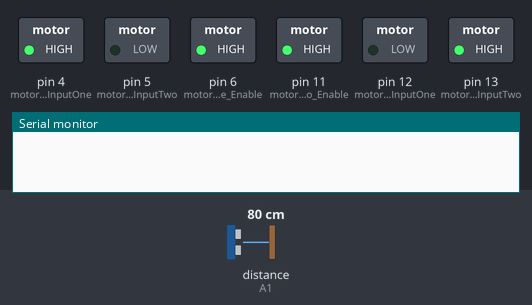
Bench run of a sketch on a simulated Arduino Uno, built with avr-gcc and run on an emulated ATmega328P. Shown: switched loads named in the sketch (green lamp = pin HIGH), the last lines printed to the serial monitor. Wiring (inferred from the names in the program): ultrasonic range finder: trigger A0; echo A1. The inputs (shaded band) are chosen by the test bench; at power-on: distance to the obstacle (sensor on A1) 80 cm. The echo pulse lasts 58.3 µs per cm; pins used as bus, display or sensor lines are not drawn.

Above: at 2.8 s.
2.9 s: distance to the obstacle (sensor on A1) set to 12 cm
4.4 s: distance to the obstacle (sensor on A1) set to 9 cm
At 5.5 s:
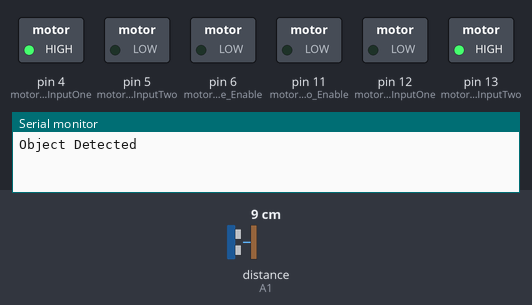
6.5 s: distance to the obstacle (sensor on A1) set to 18 cm
At 8.6 s:
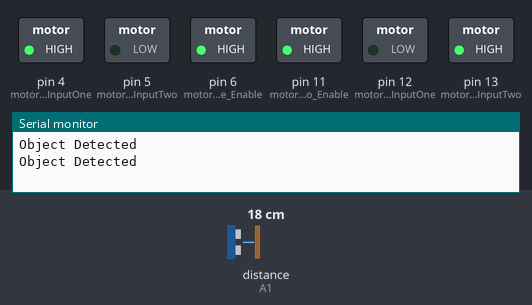
8.9 s: distance to the obstacle (sensor on A1) set to 2 cm
At 10.3 s:
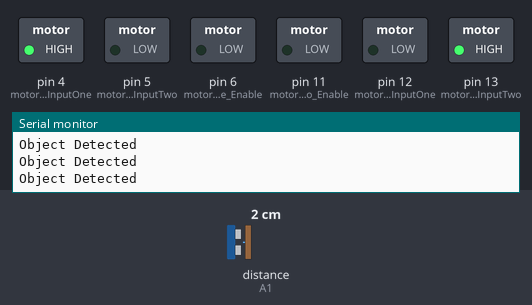
Timing chart, 0 to 11.9 s (numbered marks = the images above; inputs shaded):
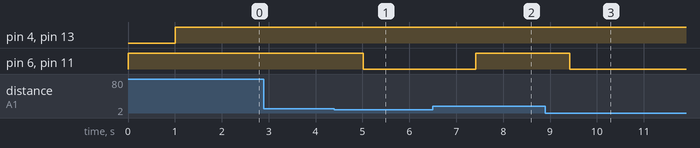

The sketch:

Robot_Dog.ino
```cpp
/*
 ************************************************************************************
 * Mechanismic Inc.
 *
 * Created 2023
 * By Kamil Gozalov
 * Last Modified 09/12/2023
 * By Josh Prentice
 * Version 2.0
 *
 *
 * This project aims to educate the user on how two motors can generate
 * the motion needed to create a robot dog
 *
 *
 * https://snappyxo.io/

 ************************************************************************************
 */

const int trig = A0;
const int echo = A1;

const int motorOne_InputOne = 4;
const int motorOne_InputTwo = 5;
const int motorOne_Enable = 6;

const int motorTwo_InputOne = 12;
const int motorTwo_InputTwo = 13;
const int motorTwo_Enable = 11;

int speed;
int outputPins[] = {A0,4,5,6,11,12,13};

void setup()
{
Serial.begin(9600);

  	for(int i = 0; i < 7; i++) //Assigns pinModes to the above pins
	{
	pinMode(outputPins[i], OUTPUT);
	}
  pinMode(echo, INPUT);

digitalWrite(motorOne_Enable, HIGH);//Set enable pins to HIGH so that the motors would turn on
digitalWrite(motorTwo_Enable, HIGH);
}

void loop()
{
long duration, distance;
pulseIn(echo,LOW);

  digitalWrite(trig,LOW);
  delayMicroseconds(2);
  digitalWrite(trig,HIGH);
  delayMicroseconds(5);
  digitalWrite(trig,LOW);

duration = pulseIn(echo,HIGH);
distance=microsecondsToInches(duration);

if(distance>3) {
    Go(255,0);
  } else {
    Serial.println("Object Detected");
    digitalWrite(motorOne_Enable, LOW);
    digitalWrite(motorTwo_Enable, LOW);
    delay(200);
  }
}

long microsecondsToInches(long microseconds) {
  return microseconds/74/2; }

void Go(int Speed, int time) {
analogWrite(motorOne_Enable, Speed);
analogWrite(motorTwo_Enable, Speed);
digitalWrite(motorOne_InputOne, HIGH);
digitalWrite(motorOne_InputTwo, LOW);
digitalWrite(motorTwo_InputOne, LOW);
digitalWrite(motorTwo_InputTwo, HIGH);
delay(time);
}
```

Measured:
- the behaviour switches between 11 and 10 cm on distance to the obstacle (sensor on A1) (found by bisection; images 0 and 1)
- after the input at 2.9 s, every drawn part: stays the same
- after the input at 4.4 s, pin 6 (motorOne_Enable), pin 11 (motorTwo_Enable): HIGH → LOW after 0.61 s
- after the input at 6.5 s, pin 6 (motorOne_Enable), pin 11 (motorTwo_Enable): LOW → HIGH after 0.92 s
- after the input at 8.9 s, pin 6 (motorOne_Enable), pin 11 (motorTwo_Enable): HIGH → LOW after 0.52 s
